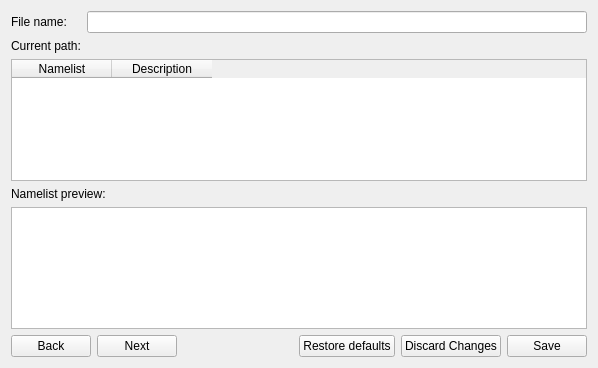
<?xml version="1.0" encoding="UTF-8"?>
<ui version="4.0">
 <class>FileProfileOverview</class>
 <widget class="QWidget" name="FileProfileOverview">
  <property name="geometry">
   <rect>
    <x>0</x>
    <y>0</y>
    <width>598</width>
    <height>368</height>
   </rect>
  </property>
  <layout class="QVBoxLayout" name="rootLayout" stretch="0,1,0,1,0">
   <item>
    <layout class="QFormLayout" name="fileLayout">
     <item row="0" column="0">
      <widget class="QLabel" name="fileNameLabel">
       <property name="text">
        <string>File name:</string>
       </property>
      </widget>
     </item>
     <item row="0" column="1">
      <widget class="QLineEdit" name="fileNameEdit">
       <property name="readOnly">
        <bool>true</bool>
       </property>
      </widget>
     </item>
     <item row="1" column="0">
      <widget class="QLabel" name="currentPathTitle">
       <property name="text">
        <string>Current path:</string>
       </property>
      </widget>
     </item>
     <item row="1" column="1">
      <widget class="QLabel" name="currentPathLabel">
       <property name="wordWrap">
        <bool>true</bool>
       </property>
       <property name="textInteractionFlags">
        <set>Qt::TextSelectableByMouse</set>
       </property>
      </widget>
     </item>
    </layout>
   </item>
   <item>
    <widget class="QTableWidget" name="namelistsTable">
     <property name="sizePolicy">
      <sizepolicy hsizetype="Expanding" vsizetype="Expanding">
       <horstretch>0</horstretch>
       <verstretch>0</verstretch>
      </sizepolicy>
     </property>
     <property name="sizeAdjustPolicy">
      <enum>QAbstractScrollArea::AdjustToContents</enum>
     </property>
     <property name="editTriggers">
      <set>QAbstractItemView::NoEditTriggers</set>
     </property>
     <property name="selectionMode">
      <enum>QAbstractItemView::NoSelection</enum>
     </property>
     <attribute name="verticalHeaderStretchLastSection">
      <bool>false</bool>
     </attribute>
     <column>
      <property name="text">
       <string>Namelist</string>
      </property>
     </column>
     <column>
      <property name="text">
       <string>Description</string>
      </property>
     </column>
    </widget>
   </item>
   <item>
    <widget class="QLabel" name="previewLabel">
     <property name="text">
      <string>Namelist preview:</string>
     </property>
    </widget>
   </item>
   <item>
    <widget class="QTextBrowser" name="previewBrowser">
     <property name="lineWrapMode">
      <enum>QTextEdit::NoWrap</enum>
     </property>
    </widget>
   </item>
   <item>
    <layout class="QHBoxLayout" name="actionsLayout_file">
     <item>
      <widget class="QPushButton" name="backButton_file">
       <property name="text">
        <string>Back</string>
       </property>
      </widget>
     </item>
     <item>
      <widget class="QPushButton" name="nextButton_file">
       <property name="text">
        <string>Next</string>
       </property>
      </widget>
     </item>
     <item>
      <spacer name="actionsSpacer_file">
       <property name="orientation">
        <enum>Qt::Horizontal</enum>
       </property>
       <property name="sizeHint" stdset="0">
        <size>
         <width>40</width>
         <height>20</height>
        </size>
       </property>
      </spacer>
     </item>
     <item>
      <widget class="QPushButton" name="restoreButton_file">
       <property name="text">
        <string>Restore defaults</string>
       </property>
      </widget>
     </item>
     <item>
      <widget class="QPushButton" name="cancelButton_file">
       <property name="text">
        <string>Discard Changes</string>
       </property>
      </widget>
     </item>
     <item>
      <widget class="QPushButton" name="saveButton_file">
       <property name="text">
        <string>Save</string>
       </property>
      </widget>
     </item>
    </layout>
   </item>
  </layout>
 </widget>
 <resources/>
 <connections/>
</ui>
